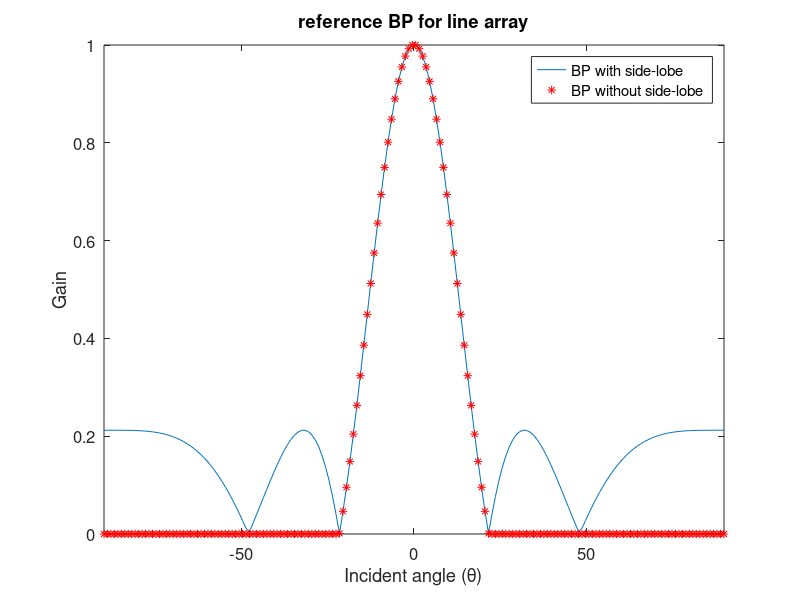
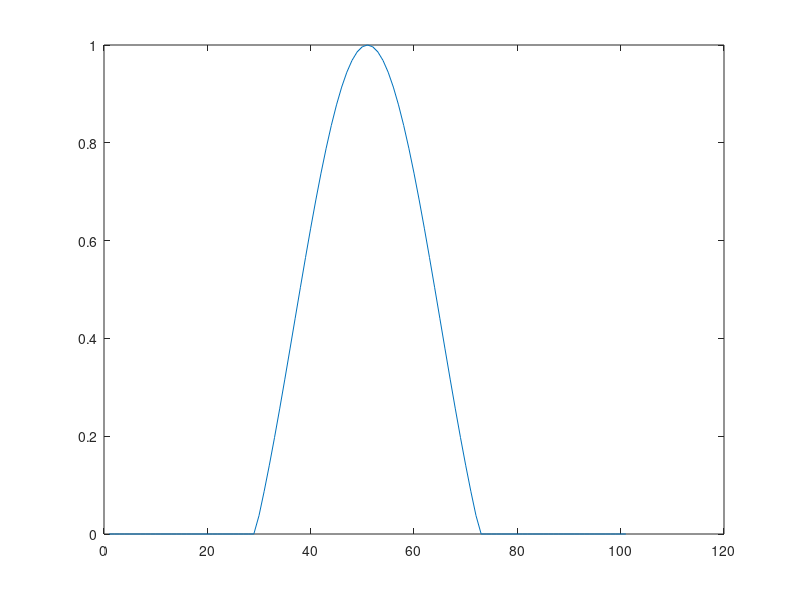
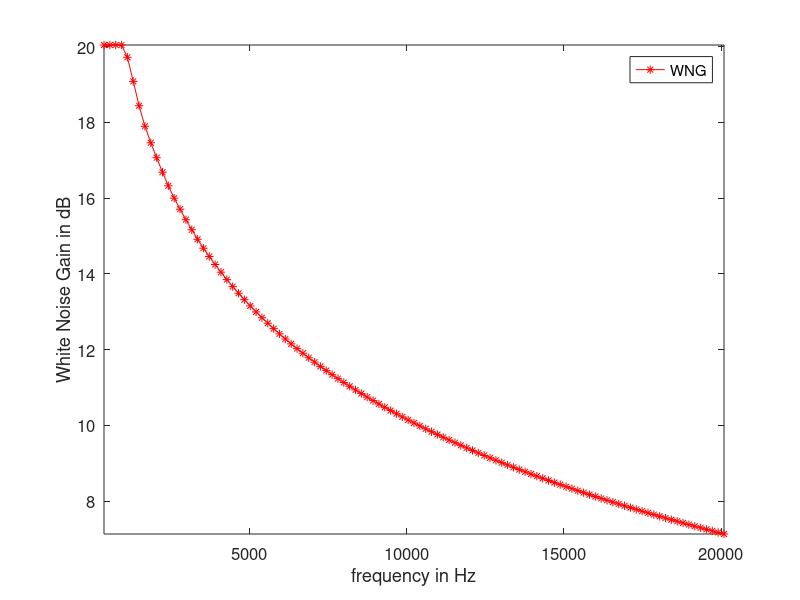
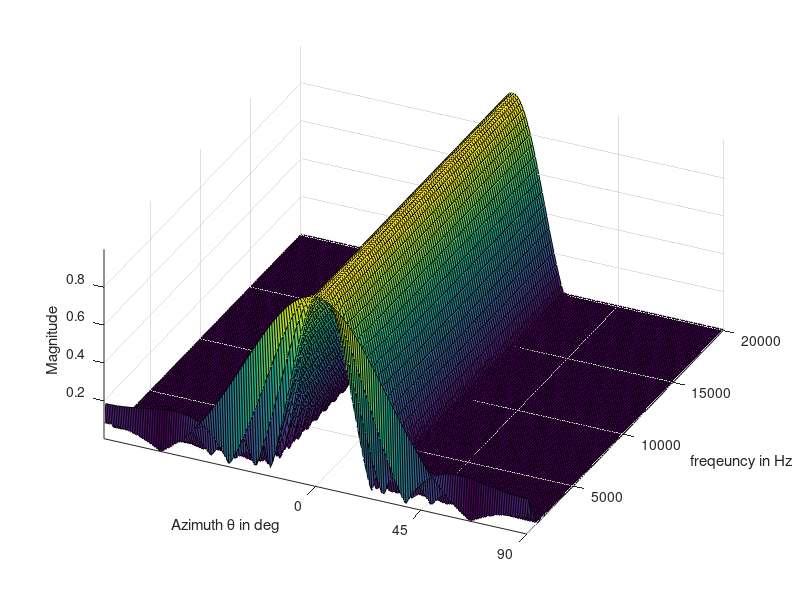

Source code (MATLAB) for these figures, in order: (Note: this script raises an error after producing the figures.)
clear;
clc;
Nfft = 256;               % FFT length used to implement FFT filterbank
Nfh = Nfft/2+1;           % number of frequency points in [0,Fs/2]
Fs = 48000;
Fsh = Fs/2;
fl = 350;                 % lower and upper cutoff frequencies of filterbank
fu = 20000;
klow = round(fl/Fsh*Nfh);
kup = round(fu/Fsh*Nfh);
f = Fsh/Nfh*(klow:kup)';  % frequencies used to compute T and W
Nf = length(f);
N = 101;                   % number of microphone
dH = 0.01;            % minimum sensor distance in m
gamma = 1;
numCluster = 5;
numPrsnt = 2;


c = 343.2;                 % speed of sound in m/s
f_test = 2000;

x_map = zeros(N,Nf);
n = -(N-1)/2:(N-1)/2;

x_array = n*dH;
theta = linspace(-pi/2, pi/2, 180); % discrete Theta angle 
Ntheta = length(theta);


BP = 0.0307*exp(-1j*3*pi*sin(theta)) + 0.2028*exp(-1j*2*pi*sin(theta)) + ...
    0.1663*exp(-1j*1*pi*sin(theta)) + ...
    0.2004*exp(-1j*0*pi*sin(theta)) + ...
    0.1663*exp(1j*1*pi*sin(theta)) + ...
    0.2028*exp(1j*2*pi*sin(theta)) + ...
    0.0307*exp(1j*3*pi*sin(theta));
BP = BP/max(abs(BP));
BP_ML = zeros(1,length(BP));
BP_ML(69:112) = BP(69:112); 
figure();

plot(theta*180/pi,abs(BP));

hold on 
plot(theta*180/pi,abs(BP_ML),'*r');
ylabel('Gain');
xlabel('Incident angle (\theta)');
set(gcf,'color','w');
legend('BP with side-lobe','BP without side-lobe');
title('reference BP for line array')
set(gca,'FontSize', 12);
axis tight
BP = BP_ML;
%%
FI = zeros(Ntheta,Nf);
WNG = zeros(Nf,1);
figure()

for i=1:Nf
    
  Br = zeros(N,1);  
  Rc = (f(i)*N*dH/c);
  %f(i) = Rc*c/N/dH;
  x_points = Rc*cos(theta);
  %boudary  = find(abs(n)<= Rc  );
  %outside  = find(abs(n)> Rc  );
  boudary = find(abs(n)<= Rc*sind(90-69)  );
  outside  = find(abs(n)> Rc*sind(90-69)  );
  thetaS = asin(n(boudary)/Rc);
  

  % reference beam-pattern
  Br(boudary)= 0.0307*exp(-1j*3*pi*sin(thetaS)) + ...
    0.2028*exp(-1j*2*pi*sin(thetaS)) + ...
    0.1663*exp(-1j*1*pi*sin(thetaS)) + ...
    0.2004*exp(-1j*0*pi*sin(thetaS)) + ...
    0.1663*exp(1j*1*pi*sin(thetaS)) + ...
    0.2028*exp(1j*2*pi*sin(thetaS)) + ...
    0.0307*exp(1j*3*pi*sin(thetaS));
   %Br(outside)= abs(Br(boudary(end)));
   Br(boudary) = Br(boudary)/max(Br(boudary));

    
   % animation plot
   plot(abs(Br)) 
   temp = fftshift(Br(end:-1:1));
   h = fftshift(ifft(temp(end:-1:1))); 
    %   MagMax = max(abs(h));
    %   idxZero = find (abs(h)<0.05*MagMax);
    %   h(idxZero) = 0;
   x_map(:,i) = h;
  
  
  %hold on
  pause(0.01)
  
  %beam plot
  beta = 2*pi*f(i)/c;             % wave number
  D = exp(1j*beta*x_array(ones(1,Ntheta),:).*sin(theta(ones(N,1),:))');
  FI(:,i) = (D*(h));  
  WNG(i) = h'*h;
end
%%
Plot_Color = {'r', 'g', 'b', 'k'};
Marker = {
'*' ,... %Asterisk
'x' ,... %Cross
'^' ,... %Upward-pointing triangle
'v' ,... %Downward-pointing triangle
'>' ,... %Right-pointing triangle
'<' ,... %Left-pointing triangle   
'square' ,... %or 's'   Square
'diamond' ,... %or 'd'  Diamond
'o' ,... %Circle
'pentagram' ,... %or 'p'  Five-pointed star (pentagram)
'hexagram' ,... %or 'h'''  Six-pointed star (hexagram)
'none',...  %No marker (default)
'+',... %  Plus sign
'.'  %Point
};

pos = [0.5 0.5 0.4 0.4];
figure('numbertitle','off','name','White Noise Gain','Units','normal',...
       'Position',pos);
plot(f,10*log10(1./WNG),strcat('-',Plot_Color{1},Marker{1}),'MarkerEdgeColor',Plot_Color{1});
xlabel('frequency in Hz');
ylabel('White Noise Gain in dB');
legend('WNG');
set(gca,'FontSize', 12);
axis tight
set(gcf,'color','w');

pos(1) = pos(1) +0.1;
figure('numbertitle','off','name','beam pattern of full array',...
      'Units','normal','Position',pos);
surf(180/pi*theta,f,abs(FI)');
axis tight
set(gca,'XTick',[0 45 90 135 180]);
view([25,50]);
xlabel('Azimuth \theta in deg');
ylabel('freqeuncy in Hz');
zlabel('Magnitude');
grid on
set(gcf,'color','w');

figure()
k_p = round((16000-fl)/Fsh*Nfh)+1;
p = linspace(-pi, pi, 360);
dBmin = -50;
R_ref = abs([BP BP(end:-1:1)])';
RdB = max(dBmin,20*log10(R_ref));
polarplot(p,RdB','k'); 

hold on

R = abs([FI(end:-1:1,k_p);FI(:,k_p)]);
RdB = max(dBmin,20*log10(R)) ;
polarplot(p,RdB','--r'); 

axis tight;
%title(Plot_Title(iConfig));
set(gca,'FontSize', 12);
legend('expected BP','real BP');
set(gcf,'color','w');
